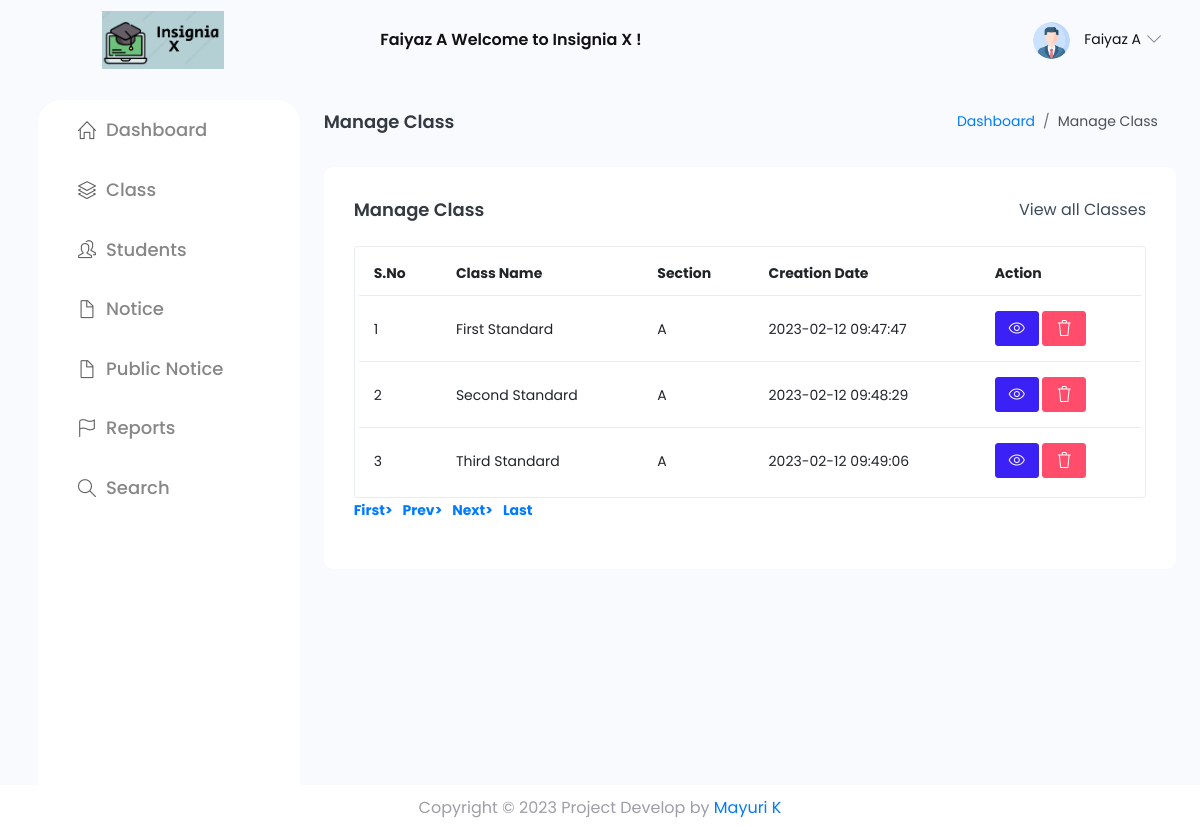
The page /student/manage-class.php (signed in) on the database its author committed.
### tables this page shows
CREATE TABLE `tblclass` (
  `ID` int(5) NOT NULL,
  `ClassName` varchar(50) DEFAULT NULL,
  `Section` varchar(20) DEFAULT NULL,
  `CreationDate` timestamp NULL DEFAULT current_timestamp()
);

### student/manage-class.php (the view, shortened to what this page needs)
<?php
include('includes/dbconnection.php');
if (strlen($_SESSION['sturecmsaid']==0)) {
  header('location:logout.php');
  } else{
?>
     <?php include_once('includes/header.php');?>
      <div class="container-fluid page-body-wrapper">
        <?php include_once('includes/sidebar.php');?>
        <div class="main-panel">
          <div class="content-wrapper">
             <div class="page-header">
              <h3 class="page-title"> Manage Class </h3>
              <nav aria-label="breadcrumb">
                <ol class="breadcrumb">
                  <li class="breadcrumb-item"><a href="dashboard.php">Dashboard</a></li>
                  <li class="breadcrumb-item active" aria-current="page"> Manage Class</li>
                </ol>
              </nav>
            </div>
            <div class="row">
              <div class="col-md-12 grid-margin stretch-card">
                <div class="card">
                  <div class="card-body">
                    <div class="d-sm-flex align-items-center mb-4">
                      <h4 class="card-title mb-sm-0">Manage Class</h4>
                      <a href="#" class="text-dark ml-auto mb-3 mb-sm-0"> View all Classes</a>
                    </div>
                    <div class="table-responsive border rounded p-1">
                      <table class="table">
                        <thead>
                          <tr>
                            <th class="font-weight-bold">S.No</th>
                            <th class="font-weight-bold">Class Name</th>
                            <th class="font-weight-bold">Section</th>
                            <th class="font-weight-bold">Creation Date</th>
                            <th class="font-weight-bold">Action</th>
                          </tr>
                        </thead>
                        <tbody>
                           <?php
                           if (isset($_GET['pageno'])) {
            $pageno = $_GET['pageno'];
        } else {
            $pageno = 1;
        }
        $no_of_records_per_page =15;
        $offset = ($pageno-1) * $no_of_records_per_page;
       $ret = "SELECT ID FROM tblclass";
$query1 = $dbh -> prepare($ret);
$query1->execute();
$total_rows=$query1->rowCount();
$total_pages = ceil($total_rows / $no_of_records_per_page);
$sql="SELECT * from tblclass LIMIT $offset, $no_of_records_per_page";
$query = $dbh -> prepare($sql);
$query->execute();
$results=$query->fetchAll(PDO::FETCH_OBJ);
$cnt=1;
if($query->rowCount() > 0)
{
foreach($results as $row)
{               ?>
                          <tr>
                            <td><?php echo htmlentities($cnt);?></td>
                            <td><?php  echo htmlentities($row->ClassName);?></td>
                            <td><?php  echo htmlentities($row->Section);?></td>
                            <td><?php  echo htmlentities($row->CreationDate);?></td>
                            <td>
                              <a href="edit-class-detail.php?editid=<?php echo htmlentities ($row->ID);?>" class="btn btn-primary btn-sm"><i class="icon-eye"></i></a>
                                               <a href="manage-class.php?delid=<?php echo ($row->ID);?>" onclick="return confirm('Do you really want to Delete ?');" class="btn btn-danger btn-sm"> <i class="icon-trash"></i></a>
                            </td>
                          </tr><?php $cnt=$cnt+1;}} ?>
                        </tbody>
                      </table>
                    </div>
                    <div align="left">
    <ul class="pagination" >
        <li><a href="?pageno=1"><strong>First></strong></a></li>
        <li class="<?php if($pageno <= 1){ echo 'disabled'; } ?>">
            <a href="<?php if($pageno <= 1){ echo '#'; } else { echo "?pageno=".($pageno - 1); } ?>"><strong style="padding-left: 10px">Prev></strong></a>
        </li>
        <li class="<?php if($pageno >= $total_pages){ echo 'disabled'; } ?>">
            <a href="<?php if($pageno >= $total_pages){ echo '#'; } else { echo "?pageno=".($pageno + 1); } ?>"><strong style="padding-left: 10px">Next></strong></a>
        </li>
        <li><a href="?pageno=<?php echo $total_pages; ?>"><strong style="padding-left: 10px">Last</strong></a></li>
    </ul>
</div>
                  </div>
                </div>
              </div>
            </div>
          </div>
         <?php include_once('includes/footer.php');?>
    <?php }  ?>

### student/includes/header.php (shortened to what this page needs)
<!DOCTYPE html>
<html lang="en">
  <head>
    <link rel="stylesheet" href="assets/vendors/simple-line-icons/css/simple-line-icons.css">
    <link rel="stylesheet" href="assets/vendors/flag-icon-css/css/flag-icon.min.css">
    <link rel="stylesheet" href="assets/vendors/css/vendor.bundle.base.css">
    <link rel="stylesheet" href="assets/vendors/daterangepicker/daterangepicker.css">
    <link rel="stylesheet" href="assets/vendors/chartist/chartist.min.css">
    <link rel="stylesheet" href="assets/vendors/select2/select2.min.css">
    <link rel="stylesheet" href="assets/vendors/select2-bootstrap-theme/select2-bootstrap.min.css">
    <link rel="stylesheet" href="assets/css/style.css" />
  </head>
  <body>
    <div class="container-scroller">
 <nav class="navbar default-layout-navbar col-lg-12 col-12 p-0 fixed-top d-flex flex-row">
        <div class="navbar-brand-wrapper d-flex align-items-center">
          <a class="navbar-brand brand-logo ml-auto text-right" href="dashboard.php">
            <img src="assets/images/logo.png" alt="logo" />
          </a>
        </div><?php
         $aid= $_SESSION['sturecmsaid'];
$sql="SELECT * from tbladmin where ID=:aid";
$query = $dbh -> prepare($sql);
$query->bindParam(':aid',$aid,PDO::PARAM_STR);
$query->execute();
$results=$query->fetchAll(PDO::FETCH_OBJ);
$cnt=1;
if($query->rowCount() > 0)
{
foreach($results as $row)
{               ?>
        <div class="navbar-menu-wrapper d-flex align-items-center flex-grow-1">
          <h5 class="mb-0 font-weight-medium d-none d-lg-flex mx-auto"><?php  echo htmlentities($row->AdminName);?> Welcome to Insignia X !</h5>
          <ul class="navbar-nav navbar-nav-right ml-auto">
            <li class="nav-item dropdown d-none d-xl-inline-flex user-dropdown">
              <a class="nav-link dropdown-toggle" id="UserDropdown" href="#" data-toggle="dropdown" aria-expanded="false">
                <img class="img-xs rounded-circle ml-2" src="assets/images/faces/face8.jpg" alt="Profile image"> <span class="font-weight-normal"> <?php  echo htmlentities($row->AdminName);?> </span></a>
                <?php $cnt=$cnt+1;}} ?>
            </li>
          </ul>
        </div>
      </nav>

### rows shown on the page
tblclass: ClassName "First Standard", Section "A", CreationDate "2023-02-12 09:47:47"
tblclass: ClassName "Second Standard", Section "A", CreationDate "2023-02-12 09:48:29"
tblclass: ClassName "Third Standard", Section "A", CreationDate "2023-02-12 09:49:06"

### other values the page prints
$row->AdminName "Faiyaz A"
